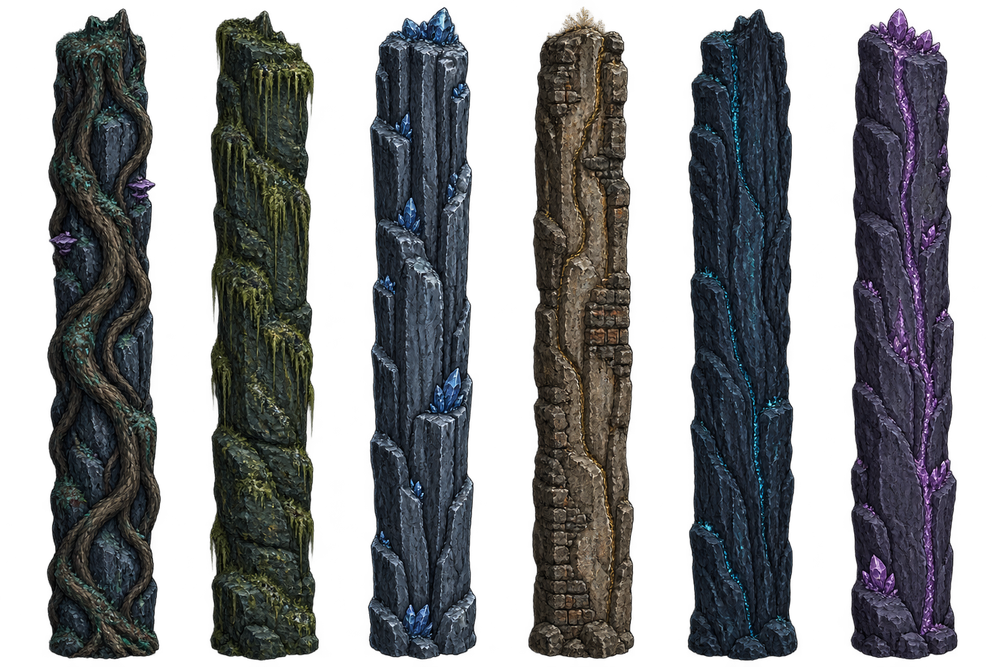
#> input picture art/walls/vertical-walls-source.png, 1000 x 667 px, shrunk from 1536 x 1024 before the run
$ python prepare-wall-assets.py
#> lines starting #> are read from the running program, lines starting #| are printed output that depends on the picture
"""Package the vertical material atlas without repainting its generated alpha."""
from pathlib import Path
from PIL import Image
import json

root = Path(__file__).resolve().parents[1]
im = Image.open(root / 'art/walls/vertical-walls-source.png').convert('RGBA')
#> im is the input picture: PIL image 1000x667 RGBA; mean R, G, B, A 28.1, 29.6, 31.5, 136.8
frames = []
for col in range(6):
    left, right = round(im.width * col / 6), round(im.width * (col + 1) / 6)
    alpha = im.getchannel('A').crop((left, 0, right, im.height))
    box = alpha.point(lambda value: 255 if value > 96 else 0).getbbox()
    assert box, f'Missing wall material {col}'
    x0, y0, x1, y1 = box
    frames.append({'rect': [left + x0, y0, x1 - x0, y1 - y0],
                   'bodyTop': 110, 'bodyBottom': y1 - y0 - 110})
#> this loop made 6 passes
#> (x0, y0, x1, y1) on passes 1 to 6: (47, 9, 161, 659), (43, 11, 152, 661), (35, 7, 144, 659), (28, 7, 134, 659), (21, 9, 131, 661), (18, 9, 125, 660)
#> pass 1, `alpha = im.getchannel('A').crop((left, 0, right, im.height))`:
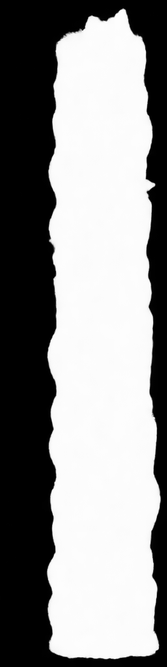
#> alpha: PIL image 167x667 L; min 0, max 255, mean 141.2
#> pass 2, `alpha = im.getchannel('A').crop((left, 0, right, im.height))`:
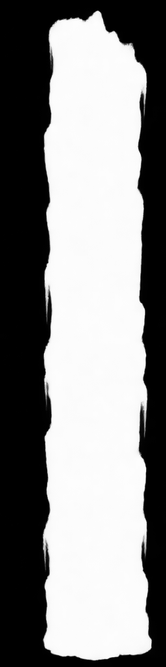
#> alpha: PIL image 166x667 L; min 0, max 255, mean 136.6
#> pass 3, `alpha = im.getchannel('A').crop((left, 0, right, im.height))`:
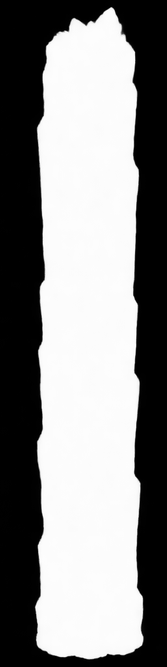
#> alpha: PIL image 167x667 L; min 0, max 255, mean 136.4
#> after the loop, frames = 6 items
im.save(root / 'public/assets/vertical-walls-painted.webp', quality=91, method=6)
(root / 'src/wall-art.json').write_text(json.dumps(frames, indent=2) + '\n')
print('Packed six vertical wall materials, preserving source transparency.')
